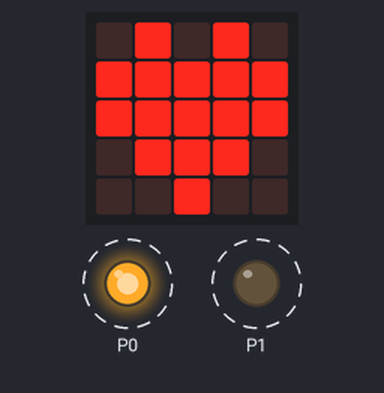
Recording of a program running on a simulated BBC micro:bit (MakeCode). Parts: the board's 5×5 LED display, output pins drawn as LEDs (lit = HIGH). Dashed ring = blinking.

Above: at 0.2 s.
At 18.9 s:
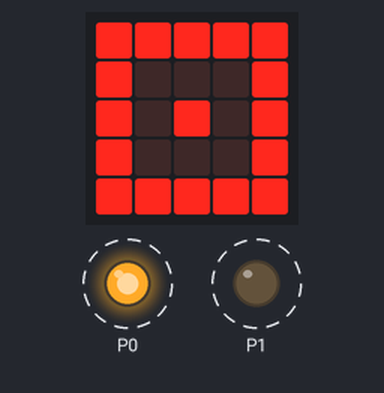
At 38.83 s:
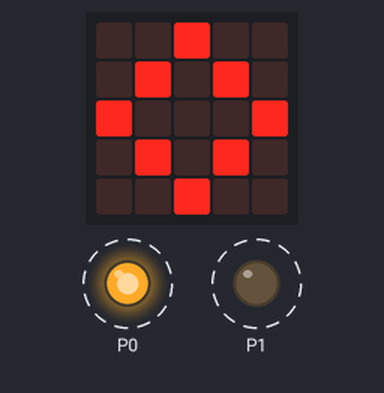
Timing chart, 0 to 40.0 s (numbered marks = the images above):
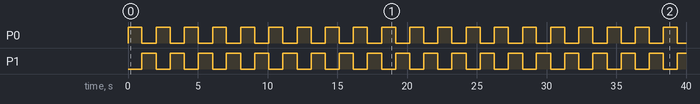

The program:

main.ts
```typescript
basic.forever(function () {
    basic.showLeds(`
        . # . # .
        # # # # #
        # # # # #
        . # # # .
        . . # . .
        `)
    basic.showLeds(`
        # # # # #
        # . . . #
        # . # . #
        # . . . #
        # # # # #
        `)
    basic.showLeds(`
        . . # . .
        . # . # .
        # . . . #
        . # . # .
        . . # . .
        `)
})
basic.forever(function () {
    pins.digitalWritePin(DigitalPin.P0, 1)
    pins.digitalWritePin(DigitalPin.P1, 0)
    basic.pause(1000)
    pins.digitalWritePin(DigitalPin.P0, 0)
    pins.digitalWritePin(DigitalPin.P1, 1)
    basic.pause(1000)
})
```

test.ts
```typescript
// 在此处测试；当此软件包作为插件使用时，将不会编译此软件包。
```

Measured:
- by itself, P0, P1: alternates HIGH for 1.0 s and LOW for 1.0 s
- what the display in image 1 shows lasts 0.4 s, from 18.7 s to 19.1 s
